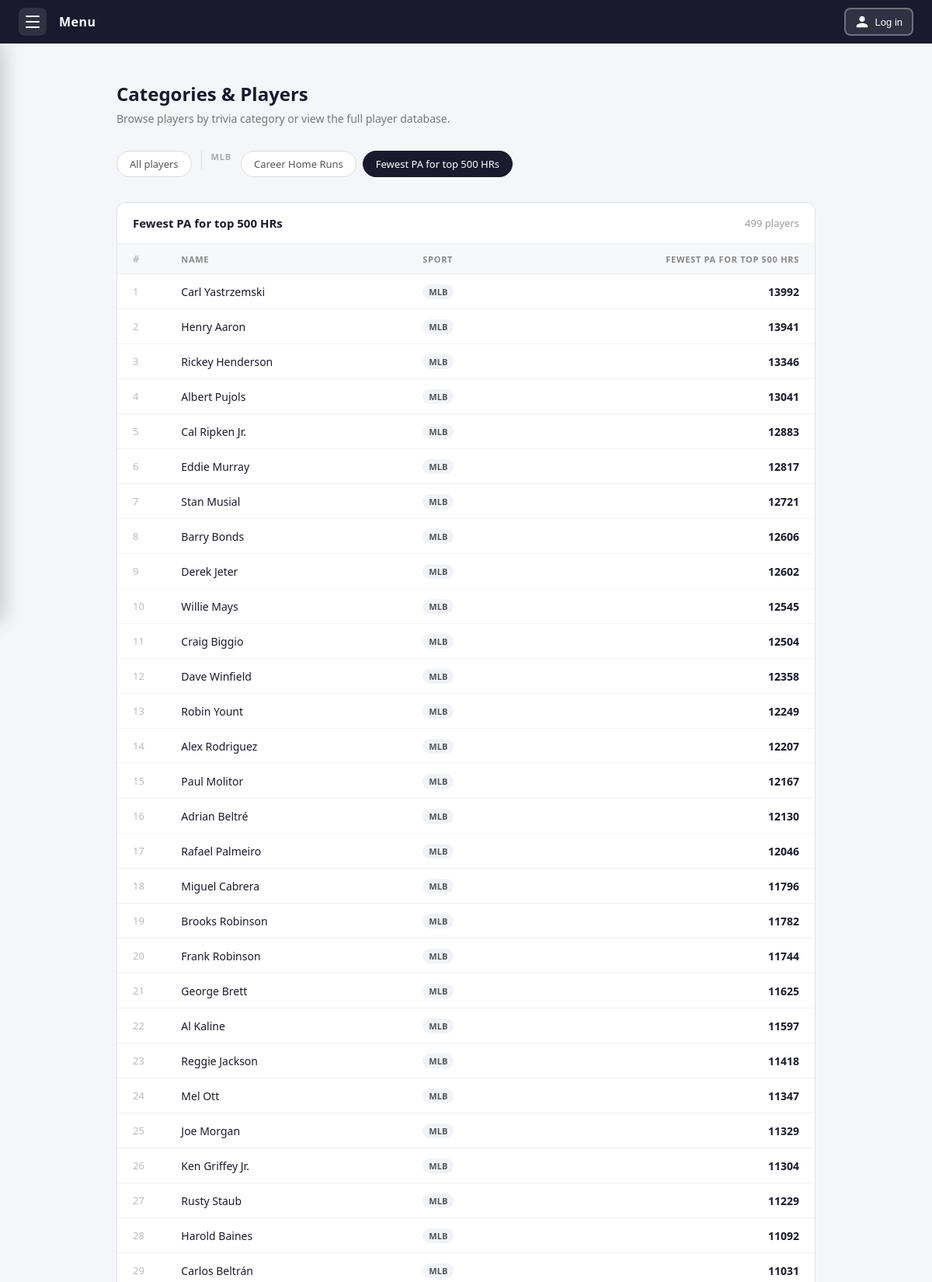
The page /categories-and-players/?category=10 (upper part) on the database its author committed.
### myapp/models.py (models this page shows, shortened)
class TriviaCategory(models.Model):
    SPORT_CHOICES = [
        ('mlb', 'MLB'),
        ('nfl', 'NFL'),
    ]
    sport = models.CharField(max_length=20, choices=SPORT_CHOICES, default='mlb')
    title = models.CharField(max_length=100)
    description = models.TextField()
    stat_code = models.CharField(max_length=50, unique=True)
    recommended_pinpoint = models.IntegerField(null=True, blank=True)
    total_players = models.IntegerField(null=True, blank=True)
    verified = models.BooleanField(default=False)
    players = models.ManyToManyField(Player, blank=True, related_name='trivia_categories')

class Player(models.Model):
    SPORT_CHOICES = [
        ('mlb', 'MLB'),
        ('nfl', 'NFL'),
    ]
    sport = models.CharField(max_length=20, choices=SPORT_CHOICES, default='mlb')
    name = models.CharField(max_length=100)
    stats = models.JSONField(default=dict, blank=True)

### myapp/views.py (the view)
# urls.py: path('categories-and-players/', views.categories_and_players, name='categories_and_players'),
def categories_and_players(request):
    categories = TriviaCategory.objects.all().order_by('sport', 'title')
    selected_category_id = request.GET.get('category', '')
    if selected_category_id == 'all':
        players = Player.objects.all().order_by('name')
        selected_category = None
    elif selected_category_id:
        try:
            selected_category = TriviaCategory.objects.get(id=selected_category_id)
            players = selected_category.players.all()
            players = sorted(players, key=lambda p: p.stats.get(selected_category.stat_code, 0), reverse=True)
        except TriviaCategory.DoesNotExist:
            selected_category = None
            players = []
    else:
        selected_category = None
        players = []
    return render(request, 'myapp/categories_and_players.html', {
        'categories': categories,
        'players': players,
        'selected_category': selected_category,
        'selected_category_id': selected_category_id,
    })

### myapp/templatetags/dict_extras.py (called while the page is built)
@register.filter
def get_item(dictionary, key):
    return dictionary.get(key)

### myapp/templates/myapp/categories_and_players.html (shortened to what this page needs)
{% extends 'myapp/base.html' %}
{% block content %}
{% load dict_extras %}
<div class="cap-page">
   <h1 class="cap-title">Categories & Players</h1>
   <p class="cap-subtitle">Browse players by trivia category or view the full player database.</p>
   <div class="cap-selector">
      <a href="?category=all"
         class="cap-chip {% if selected_category_id == 'all' %}selected{% endif %}">
         All players
      </a>
      {% regroup categories by get_sport_display as sport_groups %}
      {% for group in sport_groups %}
         <span class="cap-group-label">{{ group.grouper }}</span>
         {% for cat in group.list %}
            <a href="?category={{ cat.id }}"
               class="cap-chip {% if selected_category.id == cat.id %}selected{% endif %}">
               {{ cat.title }}
            </a>
         {% endfor %}
      {% endfor %}
   </div>
   {% if selected_category_id %}
   <div class="cap-table-wrap">
      <div class="cap-table-header">
         {% if selected_category %}
            <p class="cap-table-title">{{ selected_category.title }}</p>
            <span class="cap-table-meta">{{ players|length }} player{{ players|length|pluralize }}</span>
         {% else %}
            <p class="cap-table-title">All players</p>
            <span class="cap-table-meta">{{ players|length }} player{{ players|length|pluralize }}</span>
         {% endif %}
      </div>
      {% if players %}
      <table>
         <thead>
            <tr>
               {% if selected_category_id != 'all' %}<th class="rank-cell">#</th>{% endif %}
               <th>Name</th>
               <th>Sport</th>
               {% if selected_category %}
                  <th class="num">{{ selected_category.title }}</th>
               {% else %}
                  <th>Stats</th>
               {% endif %}
            </tr>
         </thead>
         <tbody>
            {% for player in players %}
            <tr>
               {% if selected_category_id != 'all' %}
                  <td class="rank-cell">{{ forloop.counter }}</td>
               {% endif %}
               <td>{{ player.name }}</td>
               <td><span class="sport-badge">{{ player.sport|upper }}</span></td>
               {% if selected_category %}
                  <td class="num">{{ player.stats|get_item:selected_category.stat_code|default:"—" }}</td>
               {% else %}
                  <td class="muted">
                     {% for key, val in player.stats.items %}
                        {{ key }}: {{ val }}{% if not forloop.last %}, {% endif %}
                     {% endfor %}
                  </td>
               {% endif %}
            </tr>
            {% endfor %}
         </tbody>
      </table>
      {% else %}
      <div class="empty-state">
         <svg viewBox="0 0 24 24" width="36" height="36"><path d="M12 2C6.48 2 2 6.48 2 12s4.48 10 10 10 10-4.48 10-10S17.52 2 12 2zm0 18c-4.41 0-8-3.59-8-8s3.59-8 8-8 8 3.59 8 8-3.59 8-8 8zm-1-13h2v6h-2zm0 8h2v2h-2z"/></svg>
         No players found.
      </div>
      {% endif %}
   </div>
   {% else %}
   <div class="empty-state" style="padding:48px 0;">
      <svg viewBox="0 0 24 24" width="36" height="36"><path d="M3 13h2v-2H3v2zm0 4h2v-2H3v2zm0-8h2V7H3v2zm4 4h14v-2H7v2zm0 4h14v-2H7v2zM7 7v2h14V7H7z"/></svg>
      Select a category above to get started.
   </div>
   {% endif %}
</div>
{% endblock %}

### myapp/templates/myapp/base.html (style rules this page uses)
* { margin: 0; padding: 0; box-sizing: border-box; }
body { font-family: 'Segoe UI', sans-serif; background: #f4f6f9; color: #1a1a2e; }

### myapp/templates/myapp/categories_and_players.html (style rules this page uses)
.cap-page { max-width: 900px; margin: 0 auto; padding: 2rem 0 3rem; }
.cap-title { font-size: 24px; font-weight: 600; color: #1a1a2e; margin: 0 0 6px; }
.cap-subtitle { font-size: 14px; color: #777; margin: 0 0 2rem; }
.cap-selector { display: flex; flex-wrap: wrap; gap: 8px; margin-bottom: 2rem; }
.cap-chip { padding: 7px 16px; border-radius: 20px; border: 1px solid #ddd; background: #fff; font-size: 13px; font-weight: 500; color: #555; cursor: pointer; text-decoration: none; transition: border-color 0.15s, background 0.15s, color 0.15s; }
.cap-chip.selected { background: #1a1a2e; border-color: #1a1a2e; color: #fff; }
.cap-group-label { font-size: 11px; font-weight: 600; text-transform: uppercase; letter-spacing: 0.8px; color: #aaa; margin-right: 4px; }
.cap-table-wrap { background: #fff; border-radius: 12px; border: 1px solid #e0e4ea; overflow: hidden; }
.cap-table-header { display: flex; align-items: center; justify-content: space-between; padding: 16px 20px; border-bottom: 1px solid #eee; }
.cap-table-title { font-size: 15px; font-weight: 600; color: #1a1a2e; margin: 0; }
.cap-table-meta { font-size: 13px; color: #999; }
table { width: 100%; border-collapse: collapse; }
thead th { background: #f7f8fa; font-size: 11px; font-weight: 600; text-transform: uppercase; letter-spacing: 0.7px; color: #888; padding: 10px 20px; text-align: left; border-bottom: 1px solid #eee; }
thead th.num { text-align: right; }
tbody tr { border-bottom: 1px solid #f2f2f2; transition: background 0.1s; }
tbody td { padding: 12px 20px; font-size: 14px; color: #1a1a2e; }
tbody td.num { text-align: right; font-weight: 600; color: #1a1a2e; font-variant-numeric: tabular-nums; }
.rank-cell { font-size: 13px; color: #bbb; font-variant-numeric: tabular-nums; width: 40px; }
.sport-badge { display: inline-block; padding: 2px 8px; border-radius: 20px; font-size: 11px; font-weight: 600; background: #f0f3f8; color: #555; }

### rows shown on the page
TriviaCategory: title "Career Home Runs"
TriviaCategory: title "Fewest PA for top 500 HRs", title "FEWEST PA FOR TOP 500 HRS"
Player: name "Carl Yastrzemski", sport "MLB", stats|get_item "13992"
Player: name "Henry Aaron", sport "MLB", stats|get_item "13941"
Player: name "Rickey Henderson", sport "MLB", stats|get_item "13346"
Player: name "Albert Pujols", sport "MLB", stats|get_item "13041"
Player: name "Cal Ripken Jr.", sport "MLB", stats|get_item "12883"
Player: name "Eddie Murray", sport "MLB", stats|get_item "12817"
Player: name "Stan Musial", sport "MLB", stats|get_item "12721"
Player: name "Barry Bonds", sport "MLB", stats|get_item "12606"
Player: name "Derek Jeter", sport "MLB", stats|get_item "12602"
Player: name "Willie Mays", sport "MLB", stats|get_item "12545"
Player: name "Craig Biggio", sport "MLB", stats|get_item "12504"
Player: name "Dave Winfield", sport "MLB", stats|get_item "12358"
Player: name "Robin Yount", sport "MLB", stats|get_item "12249"
Player: name "Alex Rodriguez", sport "MLB", stats|get_item "12207"
Player: name "Paul Molitor", sport "MLB", stats|get_item "12167"
Player: name "Adrian Beltré", sport "MLB", stats|get_item "12130"
Player: name "Rafael Palmeiro", sport "MLB", stats|get_item "12046"
Player: name "Miguel Cabrera", sport "MLB", stats|get_item "11796"
Player: name "Brooks Robinson", sport "MLB", stats|get_item "11782"
Player: name "Frank Robinson", sport "MLB", stats|get_item "11744"
Player: name "George Brett", sport "MLB", stats|get_item "11625"
Player: name "Al Kaline", sport "MLB", stats|get_item "11597"
Player: name "Reggie Jackson", sport "MLB", stats|get_item "11418"
Player: name "Mel Ott", sport "MLB", stats|get_item "11347"
Player: name "Joe Morgan", sport "MLB", stats|get_item "11329"
Player: name "Ken Griffey Jr.", sport "MLB", stats|get_item "11304"
Player: name "Rusty Staub", sport "MLB", stats|get_item "11229"
Player: name "Harold Baines", sport "MLB", stats|get_item "11092"
Player: name "Carlos Beltrán", sport "MLB", stats|get_item "11031"

### other values the page prints
{{ group.grouper }} "MLB"
{{ players|length }} "499"
